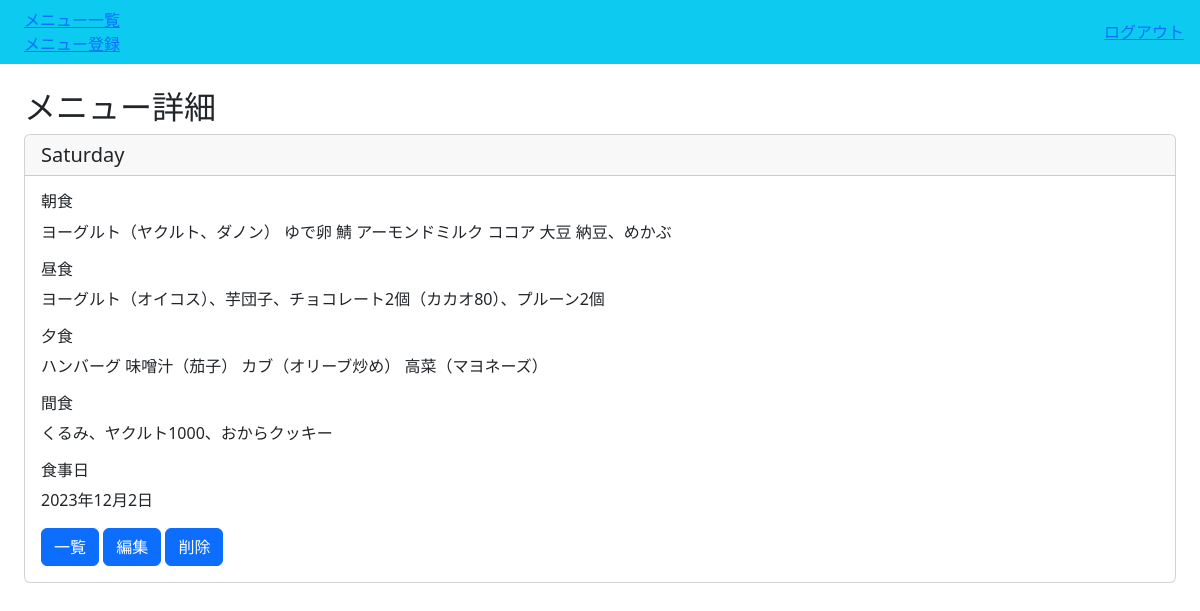
The app's page /kondate/2/detail/ (signed in) with its own data.
### kondate/models.py (models this page shows, shortened)
class Kondate(models.Model):
    category = models.CharField(
        max_length=30,
        choices = CATEGORY
    )
    breakfast = models.TextField("朝食", blank=True)
    lunch = models.TextField("昼食", blank=True)
    dinner = models.TextField("夕食", blank=True)
    snacking = models.TextField("間食", blank=True)
    eatday = models.DateField("食事日",default=timezone.now)
    created = models.DateTimeField("記録日時",default=timezone.now)
    user = models.ForeignKey('auth.User', on_delete=models.CASCADE)
    class Meta:
        ordering = ["eatday"]

### kondate/views.py (the view)
# urls.py: path('kondate/<int:pk>/detail/', views.DetailKondateList.as_view(), name='detail-kondate'),
class DetailKondateList(LoginRequiredMixin, DetailView):
    model = Kondate
    template_name = 'kondate/kondate_detail.html'

### kondate/templates/kondate/kondate_detail.html (shortened to what this page needs)
{% extends 'base.html' %}
{% block h2 %}メニュー詳細{% endblock %}
{% block content %}
    <div class="card">
        <h5 class="card-header">{{ object.category }}</h5>
        <div class="card-body">
            <h6 class="card-title">朝食</h6>
            <p class="card-text">{{ object.breakfast }}</p>
            <h6 class="card-title">昼食</h6>
            <p class="card-text">{{ object.lunch }}</p>
            <h6 class="card-title">夕食</h6>
            <p class="card-text">{{ object.dinner }}</p>
            <h6 class="card-title">間食</h6>
            <p class="card-text">{{ object.snacking }}</p>
            <h6 class="card-title">食事日</h6>
            <p class="card-text">{{ object.eatday }}</p>
            <a href="{% url 'list-kondate' %}" class="btn btn-primary">一覧</a>
            <a href="{% url 'update-kondate' object.pk %}" class="btn btn-primary">編集</a>
            <a href="{% url 'delete-kondate' object.pk %}" class="btn btn-primary">削除</a>
        </div>
    </div>
{% endblock content %}

### records on screen
Kondate: category "Saturday", breakfast "ヨーグルト（ヤクルト、ダノン） ゆで卵 鯖 アーモンドミルク ココア 大豆 納豆、めかぶ", lunch "ヨーグルト（オイコス）、芋団子、チョコレート2個（カカオ80）、プルーン2個", dinner "ハンバーグ 味噌汁（茄子） カブ（オリーブ炒め） 高菜（マヨネーズ）", snacking "くるみ、ヤクルト1000、おからクッキー", eatday "2023年12月2日"
